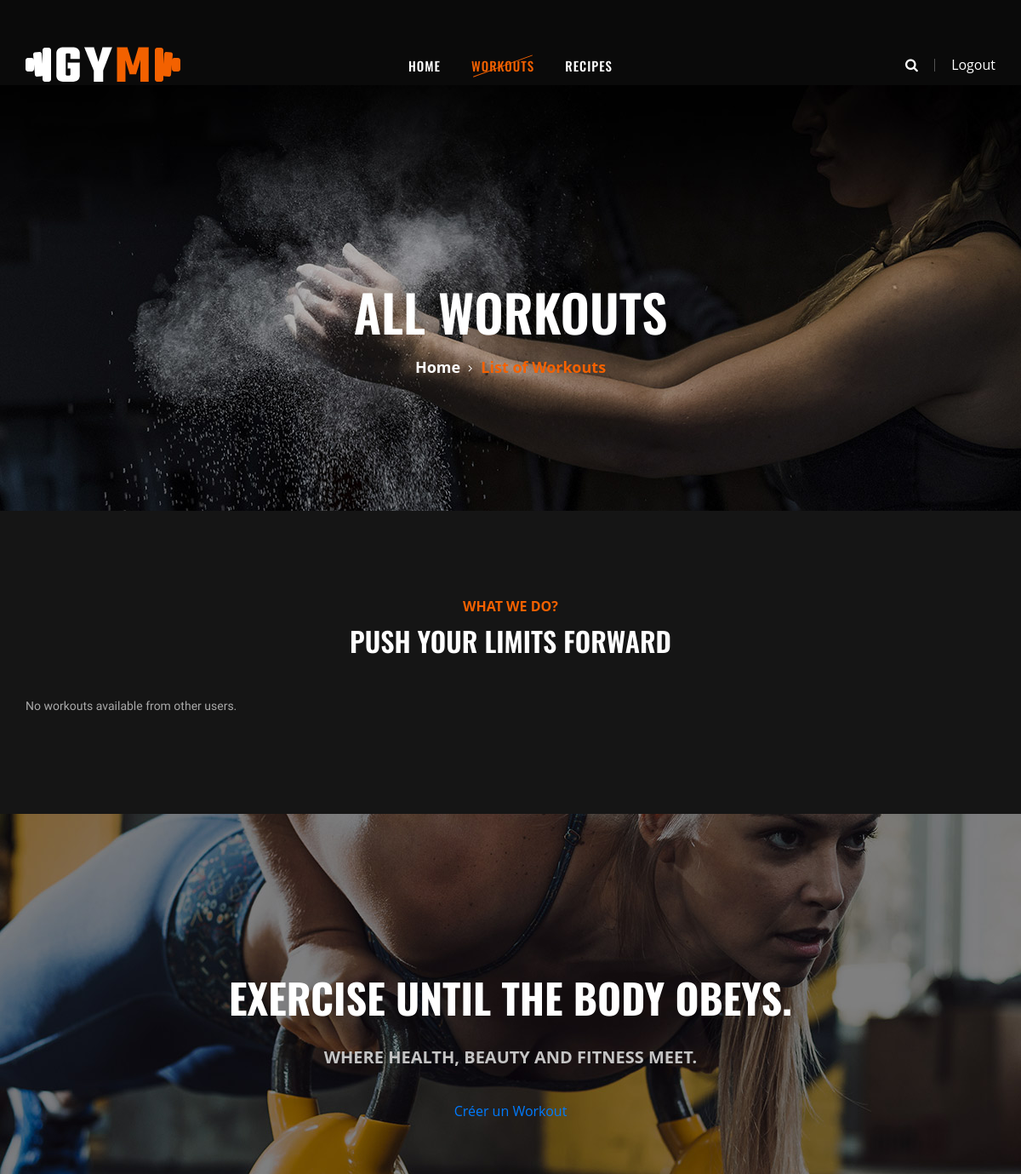
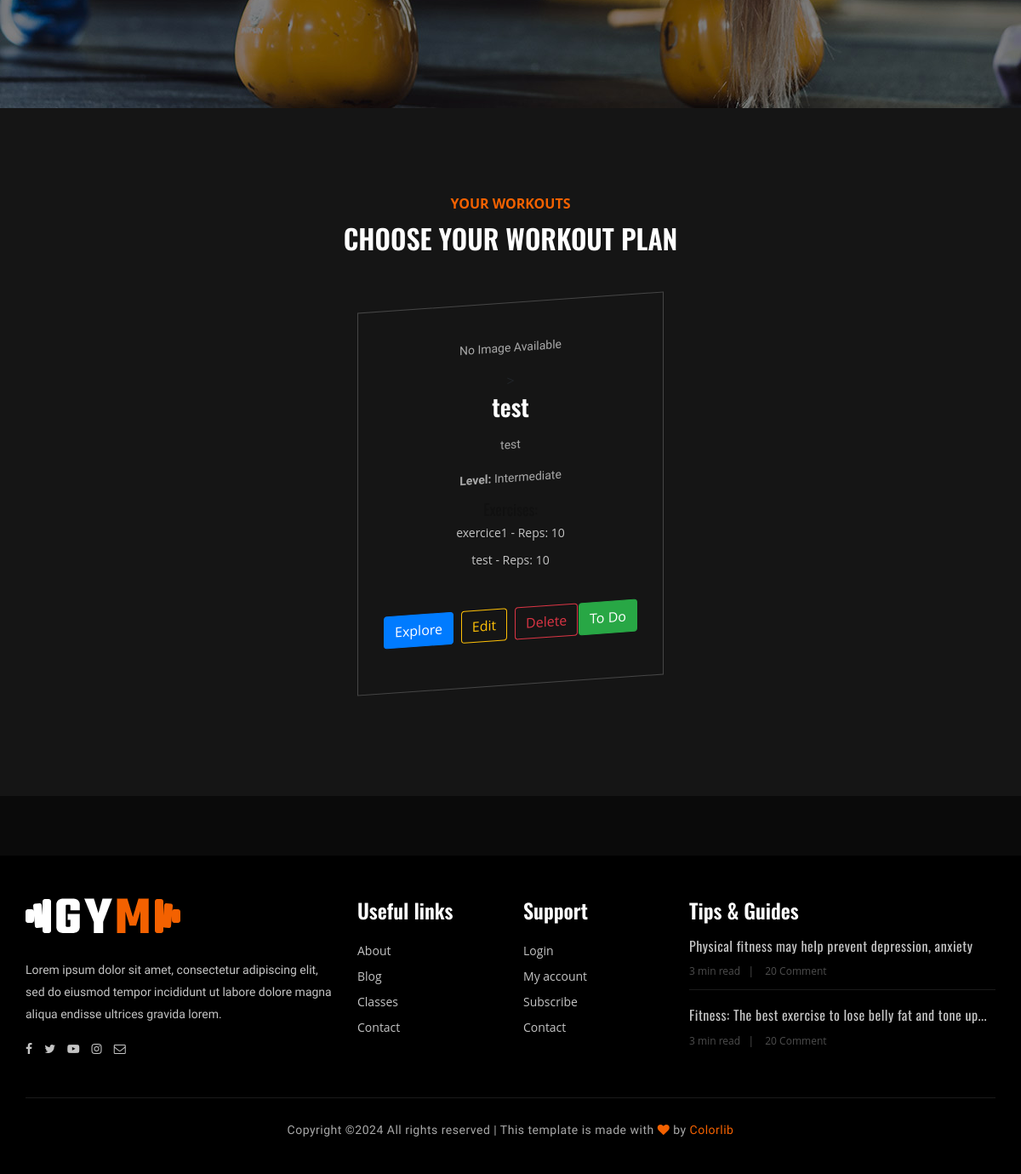
The app's page /workouts/ (signed in) with its own data (2 pictures, top to bottom).
### Workout/models.py (models this page shows, shortened)
class Workout(models.Model):
    WORKOUT_LEVELS = [
        ('Beginner', 'Beginner'),
        ('Intermediate', 'Intermediate'),
        ('Advanced', 'Advanced'),
    ]
    name = models.CharField(max_length=100)
    description = models.TextField(null=True, blank=True)
    exercises = models.ManyToManyField(Exercise, through='WorkoutExercise')
    level = models.CharField(max_length=20, choices=WORKOUT_LEVELS, default='Beginner')
    created_at = models.DateTimeField(auto_now_add=True)
    created_by = models.ForeignKey(User, on_delete=models.CASCADE)
    image = models.ImageField(upload_to='images/', null=True, blank=True)

class WorkoutExercise(models.Model):
    workout = models.ForeignKey(Workout, on_delete=models.CASCADE)
    exercise = models.ForeignKey(Exercise, on_delete=models.CASCADE)
    sets = models.IntegerField(default=1)
    repetitions = models.IntegerField(default=10)
    rest_time = models.IntegerField(default=30)

class Exercise(models.Model):
    name = models.CharField(max_length=100)
    description = models.TextField()
    category = models.CharField(max_length=100)
    duration = models.IntegerField(null=True, blank=True)
    repetitions = models.IntegerField(null=True, blank=True)
    calories_burned = models.DecimalField(max_digits=5, decimal_places=2, null=True, blank=True)

### Workout/views.py (the view)
# urls.py: path('workouts/', WorkoutListView.as_view(), name='workout_list'),
class WorkoutListView(ListView):
    model = Workout
    template_name = 'workout_list.html'
    context_object_name = 'workouts'
    def get_context_data(self, **kwargs):
        context = super().get_context_data(**kwargs)
        context['other_user_workouts'] = Workout.objects.exclude(created_by=self.request.user)
        context['my_workouts'] = Workout.objects.filter(created_by=self.request.user)
        return context

### templates/Workout/workout_list.html (shortened to what this page needs)
{% extends "base.html" %}
{% load static %}
{% block content %}
    <section class="breadcrumb-section set-bg" data-setbg="{% static 'img/breadcrumb-bg.jpg' %}">
        <div class="container">
            <div class="row">
                <div class="col-lg-12 text-center">
                    <div class="breadcrumb-text">
                        <h2>All Workouts</h2>
                        <div class="bt-option">
                            <a href="/">Home</a>
                            <span>List of Workouts</span>
                        </div>
                    </div>
                </div>
            </div>
        </div>
    </section>
    <section class="services-section spad">
        <div class="container">
            <div class="row">
                <div class="col-lg-12">
                    <div class="section-title">
                        <span>What we do?</span>
                        <h2>PUSH YOUR LIMITS FORWARD</h2>
                    </div>
                </div>
            </div>
            <div class="row">
                {% for workout in other_user_workouts %}
                <div class="col-lg-3 col-md-6 p-0">
                    <div class="ss-pic">
                        {% if workout.image %}
                            <img src="{{ workout.image.url }}" alt="{{ workout.name }}">
                        {% endif %}
                    </div>
                </div>
                <div class="col-lg-3 col-md-6 p-0">
                    <div class="ss-text">
                        <h4>{{ workout.name }}</h4>
                        <p>{{ workout.description }}</p>
                        <a href="{% url 'workout_detail' workout.id %}">Explore</a>
                        <form action="{% url 'add_to_todo' workout.id %}" method="post" style="display:inline;">
                            {% csrf_token %}
                            <button type="submit" class="btn btn-success">Add to To-Do List</button>
                        </form>
                    </div>
                </div>
                {% empty %}
                    <div class="col-lg-12">
                        <p>No workouts available from other users.</p>
                    </div>
                {% endfor %}
            </div>
        </div>
    </section>
    <section class="banner-section set-bg" data-setbg="{% static 'img/banner-bg.jpg' %}">
        <div class="container">
            <div class="row">
                <div class="col-lg-12 text-center">
                    <div class="bs-text service-banner">
                        <h2>Exercise until the body obeys.</h2>
                        <div class="bt-tips">Where health, beauty and fitness meet.</div>
                        <a href="{% url 'workout_create' %}">Créer un Workout</a>
                    </div>
                </div>
            </div>
        </div>
    </section>
    {% if user.is_authenticated %}
    <section class="pricing-section service-pricing spad">
        <div class="container">
            <div class="row">
                <div class="col-lg-12">
                    <div class="section-title">
                        <span>Your Workouts</span>
                        <h2>Choose your workout plan</h2>
                    </div>
                </div>
            </div>
            <div class="row justify-content-center">
                {% for workout in my_workouts %}
                    <div class="col-lg-4 col-md-8">
                        <div class="ps-item"
                    >
                   {% if workout.image %}
                       <p>{{ workout.name }}</p>
                   {% else %}
                       <p>No Image Available</p>
                   {% endif %}
                            <h3>{{ workout.name }}</h3>
                            <p>{{ workout.description }}</p>
                            <p><strong>Level:</strong> {{ workout.level }}</p>
                            <ul>
                                <h5>Exercises:</h5>
                                {% for workout_exercise in workout.workoutexercise_set.all %}
                                    <li>{{ workout_exercise.exercise.name }} - Reps: {{ workout_exercise.repetitions }}</li>
                                {% empty %}
                                    <li>No exercises added.</li>
                                {% endfor %}
                            </ul>
                            <div class="d-flex justify-content-between align-items-center mt-3">
                                <a href="{% url 'workout_detail' workout.id %}" class="btn btn-primary">Explore</a>
                                <a href="{% url 'workout_update' workout.id %}" class="btn btn-outline-warning ml-2">Edit</a>
                                <a href="{% url 'workout_delete' workout.id %}" class="btn btn-outline-danger ml-2">Delete</a>
                                <form action="{% url 'add_to_todo' workout.id %}" method="post" style="display:inline;">
                                    <button type="submit" class="btn btn-success">To Do</button>
                                </form>
                            </div>
                        </div>
                    </div>
                {% endfor %}
            </div>
        </div>
    </section>
    {% endif %}
{% endblock content %}

### static/css/barfiller.css (style rules this page uses)
body { font-family: Arial; }

### static/css/style.css (style rules this page uses)
html, body { height: 100%; font-family: "Muli", sans-serif; -webkit-font-smoothing: antialiased; font-smoothing: antialiased; }
h1, h2, h3, h4, h5, h6 { margin: 0; color: #111111; font-weight: 400; font-family: "Oswald", sans-serif; }
h2 { font-size: 36px; }
h3 { font-size: 30px; }
h5 { font-size: 18px; }
p { font-size: 14px; font-family: "Muli", sans-serif; color: #a9a9a9; font-weight: 400; line-height: 24px; margin: 0 0 15px 0; }
ul, ol { padding: 0; margin: 0; }
.section-title { margin-bottom: 45px; text-align: center; }
.section-title span { font-size: 16px; color: #f36100; text-transform: uppercase; font-weight: 700; }
.section-title h2 { color: #ffffff; font-size: 32px; font-weight: 600; text-transform: uppercase; margin-top: 8px; }
.set-bg { background-repeat: no-repeat; background-size: cover; background-position: top center; }
.spad { padding-top: 100px; padding-bottom: 100px; }
.banner-section { height: 550px; display: -webkit-box; display: -ms-flexbox; display: flex; -webkit-box-align: center; -ms-flex-align: center; align-items: center; -webkit-box-pack: center; -ms-flex-pack: center; justify-content: center; }
.bs-text.service-banner .bt-tips { margin-bottom: 35px; }
.bs-text h2 { font-size: 48px; color: #ffffff; font-weight: 700; text-transform: uppercase; margin-bottom: 25px; }
.bs-text .bt-tips { font-size: 20px; color: #c4c4c4; font-weight: 700; text-transform: uppercase; margin-bottom: 45px; }
.pricing-section { background: #151515; }
.pricing-section .section-title { margin-bottom: 56px; }
.ps-item { text-align: center; padding: 40px 30px 52px; border: 1px solid #464646; -webkit-transform: skewY(-4deg); -ms-transform: skewY(-4deg); transform: skewY(-4deg); -webkit-transition: all 0.5s; -o-transition: all 0.5s; transition: all 0.5s; margin-bottom: 30px; position: relative; }
.ps-item h3 { font-size: 28px; color: #ffffff; font-weight: 600; margin-bottom: 16px; -webkit-transform: skewY(4deg); -ms-transform: skewY(4deg); transform: skewY(4deg); }
.ps-item ul { margin-bottom: 40px; -webkit-transform: skewY(4deg); -ms-transform: skewY(4deg); transform: skewY(4deg); }
.ps-item ul li { font-size: 14px; color: #c4c4c4; line-height: 32px; list-style: none; }
.breadcrumb-section { height: 500px; padding-top: 230px; }
.breadcrumb-text h2 { font-size: 60px; color: #ffffff; font-weight: 600; text-transform: uppercase; margin-bottom: 15px; }
.breadcrumb-text .bt-option a { font-size: 18px; color: #ffffff; font-weight: 700; display: inline-block; position: relative; margin-right: 20px; }
.breadcrumb-text .bt-option a:after { position: absolute; right: -14px; top: 6px; font-family: "FontAwesome"; content: ""; font-size: 13px; font-weight: 400; }
.breadcrumb-text .bt-option span { font-size: 18px; color: #f36100; font-weight: 700; }
.services-section { background: #151515; }
body { font-family: "Open Sans", sans-serif; line-height: 1.6; }
@media only screen and (min-width: 1200px) { .container { max-width: 1170px; } }

### records on screen
Workout: image "No Image Available", name "test", description "test", level "Intermediate"
WorkoutExercise: exercise.name "exercice1", repetitions "10"
WorkoutExercise: exercise.name "test", repetitions "10"
